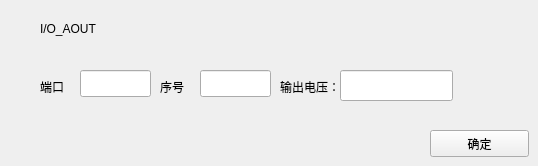
   <widget class="QWidget" name="page_9">
    <widget class="QLabel" name="label_17">
     <property name="geometry">
      <rect>
       <x>40</x>
       <y>20</y>
       <width>67</width>
       <height>17</height>
      </rect>
     </property>
     <property name="text">
      <string>I/O_AOUT</string>
     </property>
    </widget>
    <widget class="QLabel" name="label_56">
     <property name="geometry">
      <rect>
       <x>280</x>
       <y>76</y>
       <width>61</width>
       <height>21</height>
      </rect>
     </property>
     <property name="text">
      <string>输出电压：</string>
     </property>
    </widget>
    <widget class="QLineEdit" name="lineEdit_9">
     <property name="geometry">
      <rect>
       <x>340</x>
       <y>70</y>
       <width>113</width>
       <height>31</height>
      </rect>
     </property>
    </widget>
    <widget class="QLineEdit" name="lineEdit_7">
     <property name="geometry">
      <rect>
       <x>80</x>
       <y>70</y>
       <width>71</width>
       <height>27</height>
      </rect>
     </property>
    </widget>
    <widget class="QPushButton" name="pushButton_8">
     <property name="geometry">
      <rect>
       <x>430</x>
       <y>130</y>
       <width>99</width>
       <height>27</height>
      </rect>
     </property>
     <property name="text">
      <string>确定</string>
     </property>
    </widget>
    <widget class="QLabel" name="label_142">
     <property name="geometry">
      <rect>
       <x>40</x>
       <y>76</y>
       <width>41</width>
       <height>21</height>
      </rect>
     </property>
     <property name="text">
      <string>端口</string>
     </property>
    </widget>
    <widget class="QLabel" name="label_143">
     <property name="geometry">
      <rect>
       <x>160</x>
       <y>76</y>
       <width>41</width>
       <height>21</height>
      </rect>
     </property>
     <property name="text">
      <string>序号</string>
     </property>
    </widget>
    <widget class="QLineEdit" name="lineEdit_67">
     <property name="geometry">
      <rect>
       <x>200</x>
       <y>70</y>
       <width>71</width>
       <height>27</height>
      </rect>
     </property>
    </widget>
   </widget>
